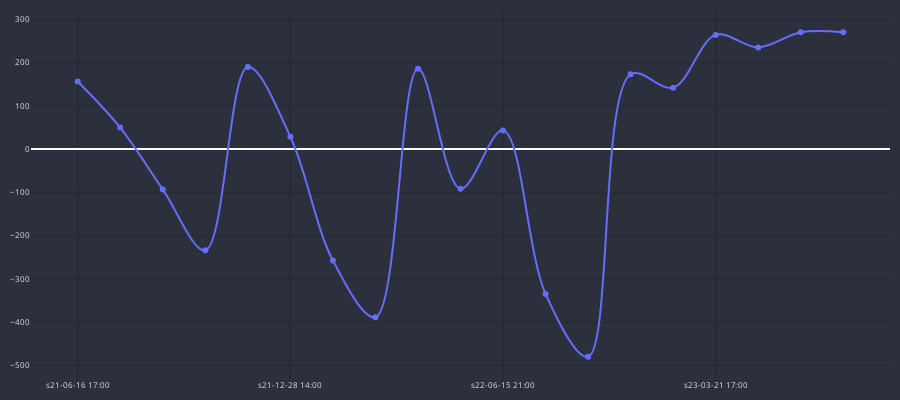

Write notebook code for a chart like this one.
### Code cell
cp = CandlePlot(df_trades, candles=False)
cp.show_plot(line_traces=['GAIN_C'])

### Figure 1 — Plotly figure (JSON) as saved in the notebook; plotly's stock layout.template omitted (floating-point values rounded to 4 significant figures)
{"data": [{"line": {"shape": "spline", "width": 2}, "name": "GAIN_C", "type": "scatter", "x": ["s21-06-16 17:00", "s21-08-05 13:00", "s21-08-10 05:00", "s21-09-02 17:00", "s21-09-22 05:00", "s21-12-28 14:00", "s22-01-27 10:00", "s22-02-09 10:00", "s22-02-23 18:00", "s22-05-29 21:00", "s22-06-15 21:00", "s22-08-12 01:00", "s22-08-22 21:00", "s22-10-26 17:00", "s23-02-14 02:00", "s23-03-21 17:00", "s23-05-16 05:00", "s23-06-19 21:00", "s23-08-03 21:00"], "y": [156.3, 49.7, -93.1, -233.9, 189.7, 28.5, -257.7, -388.7, 185.7, -91.7, 43.3, -334.7, -480.1, 173.1, 142.1, 264.1, 235.1, 270.3, 270.3]}], "layout": {"font": {"color": "#e1e1e1", "size": 8}, "height": 400, "margin": {"b": 10, "l": 10, "r": 10, "t": 10}, "paper_bgcolor": "#2c303c", "plot_bgcolor": "#2c303c", "width": 900, "xaxis": {"gridcolor": "#1f292f", "nticks": 5, "rangeslider": {"visible": false}}, "yaxis": {"gridcolor": "#1f292f"}}}
